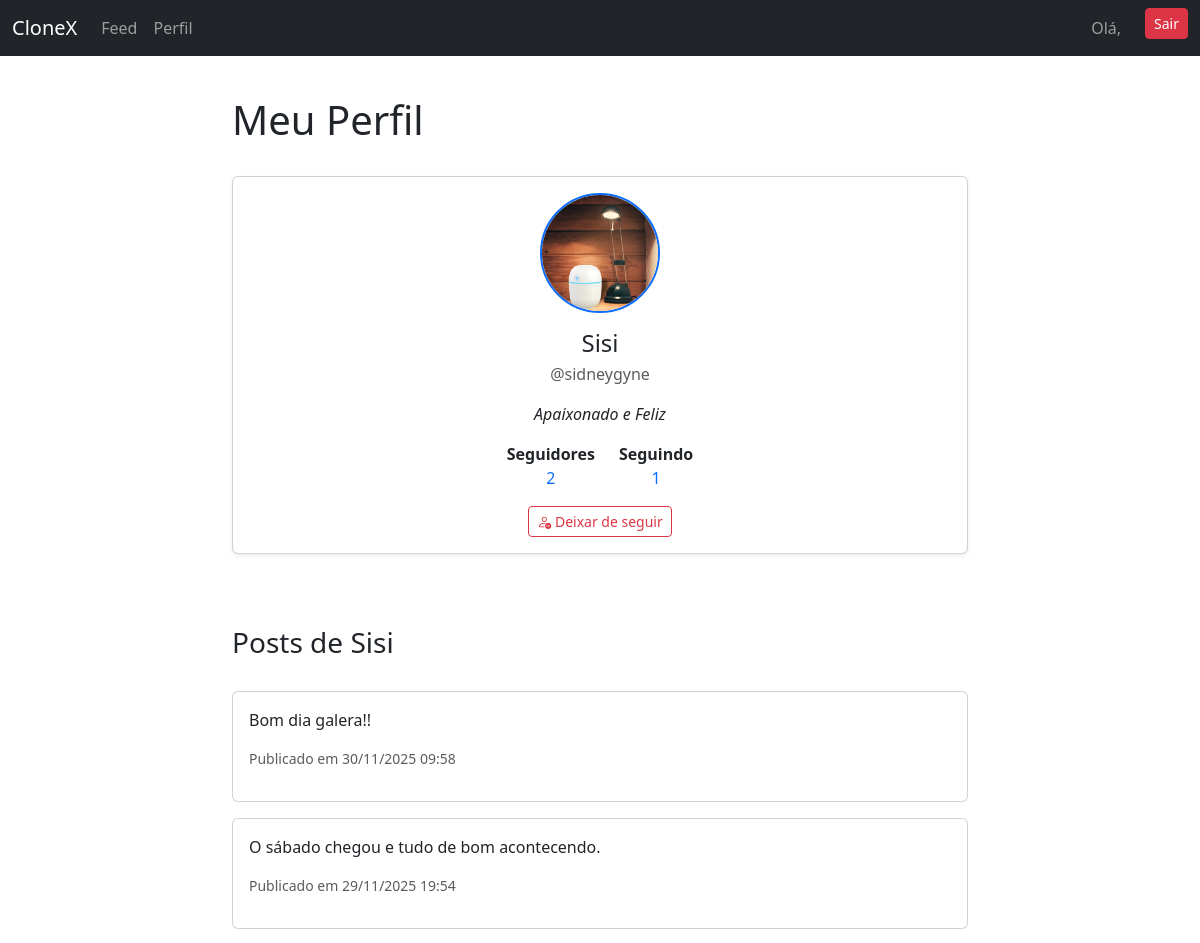
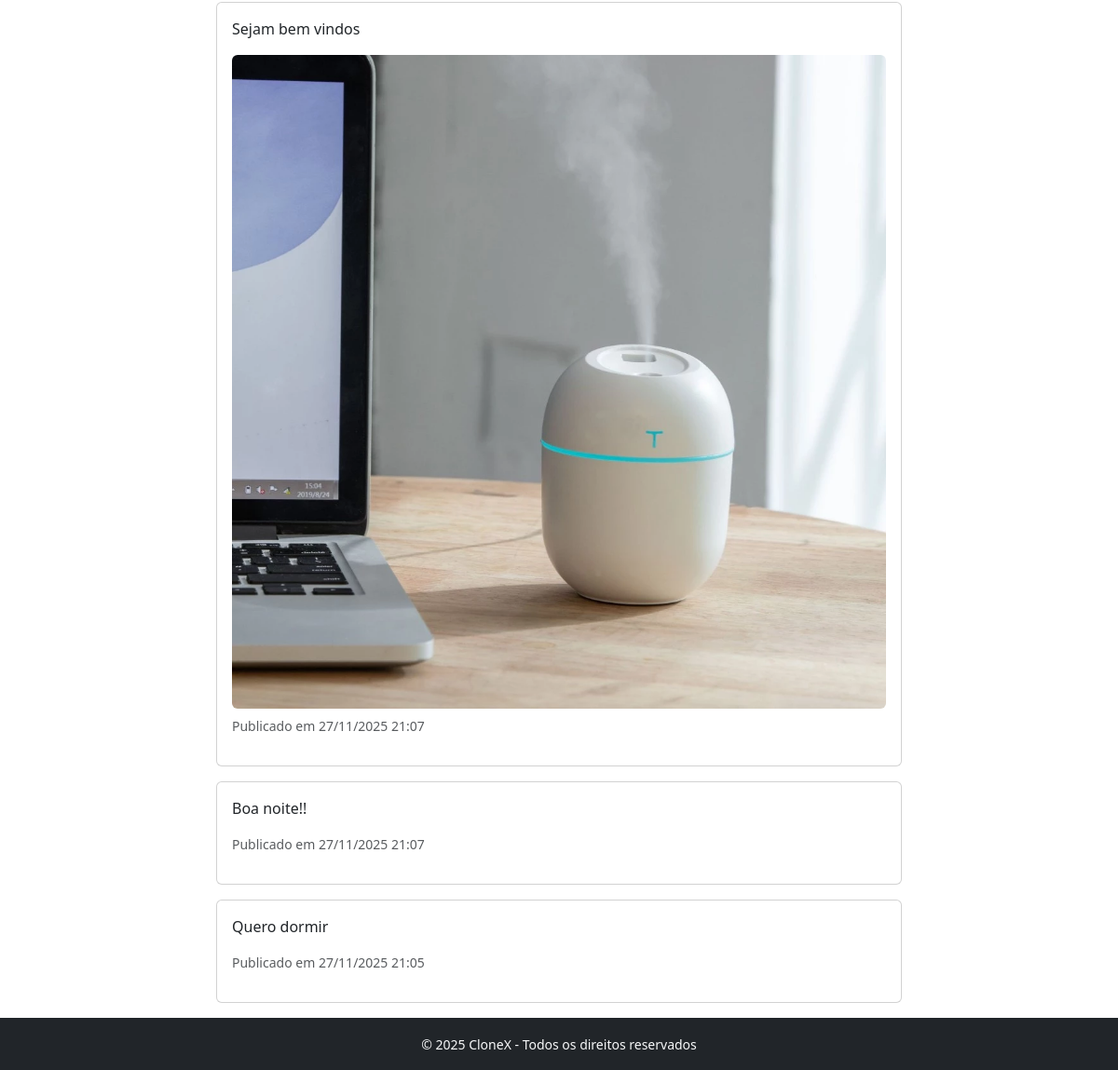
Screenshot of /sidneygyne/ (signed in) with the database file from the repository (2 pictures, top to bottom).
### accounts/models.py (models this page shows, shortened)
class Profile(models.Model):
    user = models.OneToOneField(User, on_delete=models.CASCADE, related_name="profile")
    display_name = models.CharField(max_length=100, blank=True)
    avatar = models.ImageField(upload_to="avatars/", blank=True, null=True)
    bio = models.CharField(max_length=160, blank=True)
    created_at = models.DateTimeField(auto_now_add=True)

### social/models.py (models this page shows)
class Post(models.Model):
    author = models.ForeignKey(User, on_delete=models.CASCADE, related_name="posts")
    content = models.CharField(max_length=280)
    image = models.ImageField(upload_to="posts/", blank=True, null=True)
    created_at = models.DateTimeField(auto_now_add=True)

### accounts/views.py (the view)
# urls.py: path("<str:username>/", profile_view, name="profile"),
@login_required
def profile_view(request, username=None):
    user_obj = get_object_or_404(User, username=username)
    profile = user_obj.profile
    is_following = Follow.objects.filter(
        follower=request.user,
        following=user_obj
    ).exists()
    followers = User.objects.filter(following__following=user_obj)
    following = User.objects.filter(followers__follower=user_obj)
    posts = Post.objects.filter(author=user_obj).order_by("-created_at")
    if request.user == user_obj:
        if request.method == "POST":
            form = ProfileForm(request.POST, request.FILES, instance=profile)
            if form.is_valid():
                form.save()
                return redirect("profile", username=request.user.username)
        else:
            form = ProfileForm(instance=profile)
    else:
        form = None
    return render(request, "profile.html", {
        "profile": profile,
        "form": form,
        "is_following": is_following,
        "followers": followers,
        "following": following,
        "posts": posts,   # ✅ enviar posts para o template
    })

### templates/profile.html (shortened to what this page needs)
{% extends "base.html" %}
{% load static %}
{% block content %}
<h1 class="pb-4 pt-3">Meu Perfil</h1>
<div class="card shadow-sm mb-4">
  <div class="card-body text-center">
    {% if profile.avatar %}
      <img src="{{ profile.avatar.url }}" alt="Avatar"
           class="rounded-circle mb-3 border border-2 border-primary"
           width="120" height="120">
    {% else %}
      <img src="{% static 'img/default-avatar.png' %}" alt="Avatar padrão"
           class="rounded-circle mb-3 border border-2 border-secondary"
           width="120" height="120">
    {% endif %}
    <h4 class="mb-1">{{ profile.display_name }}</h4>
    <p class="text-muted">@{{ profile.user.username }}</p>
    {% if profile.bio %}
      <p class="fst-italic">{{ profile.bio }}</p>
    {% endif %}
    <div class="d-flex justify-content-center gap-4 mt-3">
      <div>
        <strong>Seguidores</strong><br>
        <a href="#" data-bs-toggle="modal" data-bs-target="#followersModal" class="text-decoration-none">
          {{ followers.count }}
        </a>
      </div>
      <div>
        <strong>Seguindo</strong><br>
        <a href="#" data-bs-toggle="modal" data-bs-target="#followingModal" class="text-decoration-none">
          {{ following.count }}
        </a>
      </div>
    </div>
    <div class="mt-3">
      {% if profile.user != request.user %}
        {% if is_following %}
          <form method="post" action="{% url 'toggle-follow' profile.user.id %}" class="d-inline">
            <button type="submit" class="btn btn-outline-danger btn-sm">
              <i class="bi bi-person-dash"></i> Deixar de seguir
            </button>
          </form>
        {% endif %}
      {% endif %}
    </div>
  </div>
</div>
<h3 class="pb-4 pt-5">Posts de {{ profile.display_name }}</h3>
{% for post in posts %}
  <div class="card mb-3">
    <div class="card-body">
      <p>{{ post.content }}</p>
      {% if post.image %}
        <img src="{{ post.image.url }}" class="img-fluid rounded mb-2" />
      {% endif %}
      <p class="text-muted small">
        Publicado em {{ post.created_at|date:"d/m/Y H:i" }}
      </p>
    </div>
  </div>
{% empty %}
  <p>Este usuário ainda não publicou nada.</p>
{% endfor %}
{% endblock %}

### templates/base.html (style rules this page uses)
html, body { height: 100%; margin: 0; }
body { display: flex; flex-direction: column; min-height: 100vh; }

### rows the page displays
Profile: avatar (picture), display_name "Sisi", user.username "sidneygyne", bio "Apaixonado e Feliz"
Post: content "Bom dia galera!!", created_at "30/11/2025 09:58"
Post: content "O sábado chegou e tudo de bom acontecendo.", created_at "29/11/2025 19:54"
Post: content "Sejam bem vindos", image (picture), created_at "27/11/2025 21:07"
Post: content "Boa noite!!", created_at "27/11/2025 21:07"
Post: content "Quero dormir", created_at "27/11/2025 21:05"

### other values shown
{{ followers.count }} "2"
{{ following.count }} "1"
